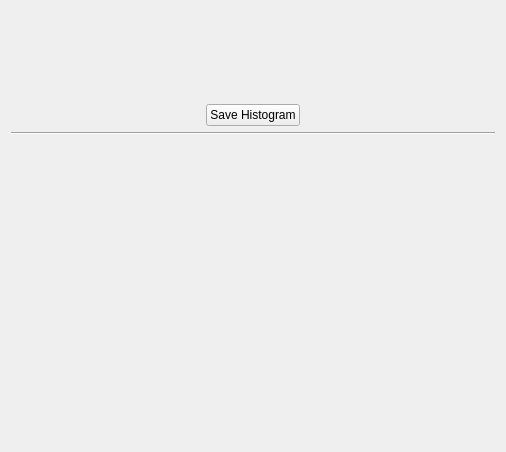
<?xml version="1.0" encoding="UTF-8"?>
<ui version="4.0">
 <class>vvToolHistogram</class>
 <widget class="QWidget" name="vvToolHistogram">
  <property name="geometry">
   <rect>
    <x>0</x>
    <y>0</y>
    <width>506</width>
    <height>452</height>
   </rect>
  </property>
  <property name="windowTitle">
   <string>Histogram image</string>
  </property>
  <layout class="QVBoxLayout" name="verticalLayout">
   <item>
    <layout class="QVBoxLayout" name="verticalLayout_3">
     <item>
      <layout class="QGridLayout" name="gridLayout_2">
       <property name="horizontalSpacing">
        <number>6</number>
       </property>
       <item row="2" column="3">
        <layout class="QHBoxLayout" name="horizontalLayout_6">
         <item>
          <widget class="QPushButton" name="mSaveHistogramButton">
           <property name="sizePolicy">
            <sizepolicy hsizetype="Fixed" vsizetype="Fixed">
             <horstretch>0</horstretch>
             <verstretch>0</verstretch>
            </sizepolicy>
           </property>
           <property name="text">
            <string>Save Histogram</string>
           </property>
          </widget>
         </item>
        </layout>
       </item>
       <item row="1" column="3">
        <layout class="QHBoxLayout" name="horizontalLayout_2">
         <item>
          <widget class="QLabel" name="mPosPoint2Label">
           <property name="sizePolicy">
            <sizepolicy hsizetype="Minimum" vsizetype="Preferred">
             <horstretch>0</horstretch>
             <verstretch>0</verstretch>
            </sizepolicy>
           </property>
           <property name="minimumSize">
            <size>
             <width>200</width>
             <height>0</height>
            </size>
           </property>
           <property name="text">
            <string/>
           </property>
          </widget>
         </item>
        </layout>
       </item>
       <item row="1" column="1">
        <layout class="QHBoxLayout" name="horizontalLayout_3"/>
       </item>
      </layout>
     </item>
    </layout>
   </item>
   <item>
    <layout class="QVBoxLayout" name="verticalLayout_2">
     <item>
      <widget class="Line" name="line_2">
       <property name="orientation">
        <enum>Qt::Horizontal</enum>
       </property>
      </widget>
     </item>
     <item>
      <widget class="QVTKOpenGLNativeWidget" name="HistogramWidget" native="true">
       <property name="minimumSize">
        <size>
         <width>0</width>
         <height>300</height>
        </size>
       </property>
       <property name="mouseTracking">
        <bool>true</bool>
       </property>
      </widget>
     </item>
    </layout>
   </item>
  </layout>
 </widget>
 <customwidgets>
  <customwidget>
   <class>QVTKOpenGLNativeWidget</class>
   <extends>QWidget</extends>
   <header>QVTKOpenGLNativeWidget.h</header>
  </customwidget>
 </customwidgets>
 <resources/>
 <connections/>
</ui>
